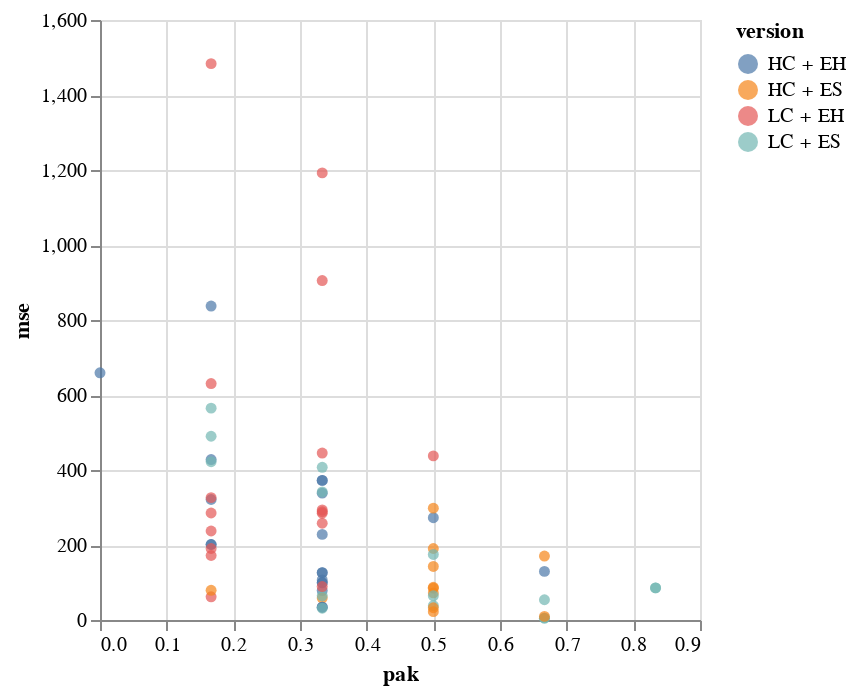

Notebook code for this chart:
### Markdown cell above
Scatter Plot: Performance Metrics Comparison

### Code cell
#check if there is a correlation between mse and pak

chart = alt.Chart(df).mark_circle().encode(
    x='pak:Q',
    y='mse:Q',
    color='version:N',
    tooltip=['version', 'pak', 'src']
)

chart
